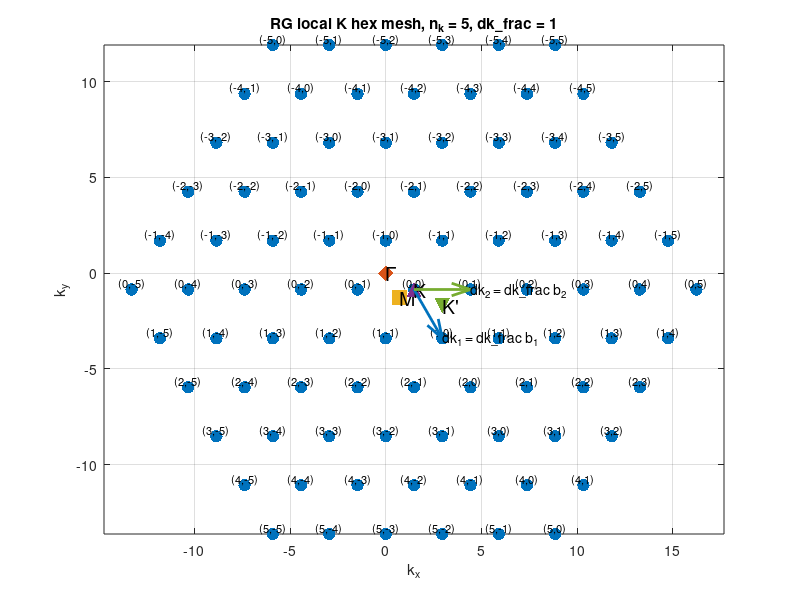

MATLAB code for this plot:
function test_hex_kmesh_RG()

clc; close all;

% =========================
% Parameters
% =========================
n_k = 5;
dk_frac = 1.0;

a = 2.46;

% =========================
% Real-space primitive vectors
% Same as RG_Structure.h
% a1 = (0, -a)
% a2 = (sqrt(3)/2*a, 1/2*a)
% =========================
a1 = [0.0, -a];
a2 = [sqrt(3)/2 * a, 0.5 * a];

% =========================
% Reciprocal vectors
% Same as C++:
% b1 = 2pi * ( a2_y, -a2_x) / area
% b2 = 2pi * (-a1_y,  a1_x) / area
% =========================
area = a1(1)*a2(2) - a1(2)*a2(1);
twoPi = 2*pi;

b1 = twoPi * [ a2(2), -a2(1)] / area;
b2 = twoPi * [-a1(2),  a1(1)] / area;

Gamma = [0, 0];
M  = 0.5 * b1;
K  = (b1 + b2) / 3;
Kp = 2 * (b1 + b2) / 3;

dk1 = dk_frac * b1;
dk2 = dk_frac * b2;

% =========================
% Generate hex mesh
% Same as new C++ logic
% =========================
kx = [];
ky = [];
iq_list = [];
jq_list = [];

for iq = -n_k:n_k

    jq_min = max(-n_k, -iq - n_k);
    jq_max = min( n_k, -iq + n_k);

    fprintf('iq = %2d : jq = [%2d, %2d]\n', ...
        iq, jq_min, jq_max);

    for jq = jq_min:jq_max

        k = K + iq * dk1 + jq * dk2;

        kx(end+1) = k(1);
        ky(end+1) = k(2);

        iq_list(end+1) = iq;
        jq_list(end+1) = jq;
    end
end

% =========================
% Plot
% =========================
figure;
hold on; box on;

scatter(kx, ky, 80, 'filled');

for i = 1:numel(kx)
    text(kx(i), ky(i), ...
        sprintf('(%d,%d)', iq_list(i), jq_list(i)), ...
        'FontSize', 8, ...
        'HorizontalAlignment', 'center', ...
        'VerticalAlignment', 'bottom');
end

% plot high-symmetry points
scatter(Gamma(1), Gamma(2), 120, 'd', 'filled');
text(Gamma(1), Gamma(2), '\Gamma', 'FontSize', 14);

scatter(M(1), M(2), 120, 's', 'filled');
text(M(1), M(2), 'M', 'FontSize', 14);

scatter(K(1), K(2), 120, '^', 'filled');
text(K(1), K(2), 'K', 'FontSize', 14);

scatter(Kp(1), Kp(2), 120, 'v', 'filled');
text(Kp(1), Kp(2), 'K''', 'FontSize', 14);

% plot reciprocal basis vectors from K
quiver(K(1), K(2), dk1(1), dk1(2), 0, 'LineWidth', 2);
text(K(1)+dk1(1), K(2)+dk1(2), 'dk_1 = dk\_frac b_1');

quiver(K(1), K(2), dk2(1), dk2(2), 0, 'LineWidth', 2);
text(K(1)+dk2(1), K(2)+dk2(2), 'dk_2 = dk\_frac b_2');

axis equal;
grid on;

xlabel('k_x');
ylabel('k_y');

title(sprintf('RG local K hex mesh, n_k = %d, dk\\_frac = %.4g', ...
    n_k, dk_frac));

fprintf('\nExpected points = %d\n', 1 + 3*n_k*(n_k+1));
fprintf('Actual points   = %d\n', numel(kx));

fprintf('\na1 = (%.8f, %.8f)\n', a1(1), a1(2));
fprintf('a2 = (%.8f, %.8f)\n', a2(1), a2(2));
fprintf('b1 = (%.8f, %.8f)\n', b1(1), b1(2));
fprintf('b2 = (%.8f, %.8f)\n', b2(1), b2(2));
fprintf('K  = (%.8f, %.8f)\n', K(1), K(2));

end
